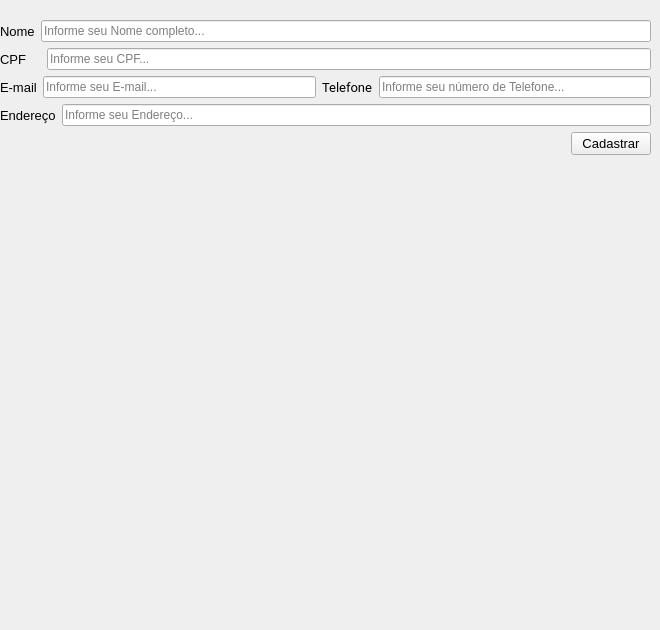
    <widget class="QWidget" name="page_2">
     <widget class="QWidget" name="verticalLayoutWidget_3">
      <property name="geometry">
       <rect>
        <x>0</x>
        <y>20</y>
        <width>651</width>
        <height>601</height>
       </rect>
      </property>
      <layout class="QVBoxLayout" name="verticalLayout_3">
       <item>
        <layout class="QHBoxLayout" name="horizontalLayout_5">
         <item>
          <widget class="QLabel" name="label_name">
           <property name="font">
            <font>
             <pointsize>10</pointsize>
            </font>
           </property>
           <property name="text">
            <string>Nome</string>
           </property>
          </widget>
         </item>
         <item>
          <widget class="QLineEdit" name="lineEdit_name">
           <property name="placeholderText">
            <string>Informe seu Nome completo...</string>
           </property>
          </widget>
         </item>
        </layout>
       </item>
       <item>
        <layout class="QHBoxLayout" name="horizontalLayout_3">
         <item>
          <widget class="QLabel" name="label_user_3">
           <property name="font">
            <font>
             <family>MS Shell Dlg 2</family>
             <pointsize>10</pointsize>
             <weight>50</weight>
             <italic>false</italic>
             <bold>false</bold>
            </font>
           </property>
           <property name="text">
            <string>CPF    </string>
           </property>
          </widget>
         </item>
         <item>
          <widget class="QLineEdit" name="lineEdit_cpf">
           <property name="placeholderText">
            <string>Informe seu CPF...</string>
           </property>
          </widget>
         </item>
        </layout>
       </item>
       <item>
        <layout class="QHBoxLayout" name="horizontalLayout_6">
         <item>
          <widget class="QLabel" name="label_email">
           <property name="font">
            <font>
             <family>MS Shell Dlg 2</family>
             <pointsize>10</pointsize>
             <weight>50</weight>
             <italic>false</italic>
             <bold>false</bold>
            </font>
           </property>
           <property name="text">
            <string>E-mail</string>
           </property>
          </widget>
         </item>
         <item>
          <widget class="QLineEdit" name="lineEdit_email">
           <property name="placeholderText">
            <string>Informe seu E-mail...</string>
           </property>
          </widget>
         </item>
         <item>
          <widget class="QLabel" name="label_user_4">
           <property name="font">
            <font>
             <family>Roboto</family>
             <pointsize>10</pointsize>
             <weight>50</weight>
             <italic>false</italic>
             <bold>false</bold>
            </font>
           </property>
           <property name="text">
            <string>Telefone</string>
           </property>
          </widget>
         </item>
         <item>
          <widget class="QLineEdit" name="lineEdit_phone">
           <property name="placeholderText">
            <string>Informe seu número de Telefone...</string>
           </property>
          </widget>
         </item>
        </layout>
       </item>
       <item>
        <layout class="QHBoxLayout" name="horizontalLayout_7">
         <item>
          <widget class="QLabel" name="label_user_5">
           <property name="font">
            <font>
             <family>MS Shell Dlg 2</family>
             <pointsize>10</pointsize>
             <weight>50</weight>
             <italic>false</italic>
             <bold>false</bold>
            </font>
           </property>
           <property name="text">
            <string>Endereço</string>
           </property>
          </widget>
         </item>
         <item>
          <widget class="QLineEdit" name="lineEdit_endereco">
           <property name="placeholderText">
            <string>Informe seu Endereço...</string>
           </property>
          </widget>
         </item>
        </layout>
       </item>
       <item>
        <layout class="QHBoxLayout" name="horizontalLayout_16">
         <item>
          <spacer name="horizontalSpacer_8">
           <property name="orientation">
            <enum>Qt::Horizontal</enum>
           </property>
           <property name="sizeHint" stdset="0">
            <size>
             <width>40</width>
             <height>20</height>
            </size>
           </property>
          </spacer>
         </item>
         <item>
          <widget class="QPushButton" name="Button_cadstr">
           <property name="font">
            <font>
             <pointsize>10</pointsize>
            </font>
           </property>
           <property name="text">
            <string>Cadastrar</string>
           </property>
          </widget>
         </item>
        </layout>
       </item>
       <item>
        <spacer name="verticalSpacer_3">
         <property name="orientation">
          <enum>Qt::Vertical</enum>
         </property>
         <property name="sizeType">
          <enum>QSizePolicy::Expanding</enum>
         </property>
         <property name="sizeHint" stdset="0">
          <size>
           <width>20</width>
           <height>40</height>
          </size>
         </property>
        </spacer>
       </item>
      </layout>
     </widget>
    </widget>
